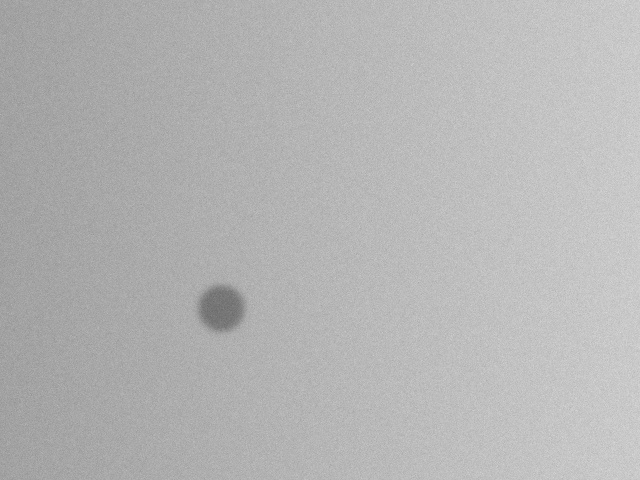
#> input picture ComputerVision/phase_1/qc_test_dataset/qc_test_dataset/images/07_stain.jpg, 640 x 480 px, found by its file name
$ python capstone_phase1_opt.py
#> lines starting #> are read from the running program, lines starting #| are printed output that depends on the picture; after the words box and inside, x2 and y2 are one past the last pixel; in counts of white or black regions, pixels touching at a corner belong together
"""
QC Image Preprocessing Pipeline - Optimized Version
Features:
- Type hints for better readability
- Configurable parameters
- Optimized performance
- Better error handling
- Modular design
- Comprehensive logging
"""

import cv2
import numpy as np
from typing import Tuple, List, Dict, Optional, Union
from dataclasses import dataclass, field
from pathlib import Path
import logging

# ============================================================================
# CONFIGURATION
# ============================================================================

@dataclass
class ThresholdConfig:
    """Configuration for threshold-based defect detection"""
    clahe_clip_limit: float = 1.0
    clahe_tile_size: Tuple[int, int] = (8, 8)
    blur_kernel: Tuple[int, int] = (9, 9)
    morph_kernel: Tuple[int, int] = (9, 9)
    morph_iterations: int = 1
    min_area: int = 300
    max_area_ratio: float = 0.08  # % of image area
    adaptive_block_size: int = 51
    adaptive_c: int = 10
    lighting_grid: int = 4
    lighting_std_threshold: float = 8.0


@dataclass
class CannyConfig:
    """Configuration for edge-based defect detection"""
    blur_kernel: Tuple[int, int] = (9, 9)
    threshold1: int = 10
    threshold2: int = 30
    morph_kernel: Tuple[int, int] = (7, 7)
    morph_iterations: int = 2
    min_area: int = 50


@dataclass
class DebugConfig:
    """Debug output configuration"""
    save_debug: bool = False
    prefix: str = "debug"
    show_preview: bool = False


@dataclass
class Defect:
    """Defect information container"""
    area_px: float
    bbox: Tuple[int, int, int, int]  # x, y, w, h
    perimeter_px: float
    contour: np.ndarray
    centroid: Optional[Tuple[float, float]] = None
    circularity: Optional[float] = None

    def __post_init__(self):
        """Calculate additional features if not provided"""
        if self.centroid is None:
            M = cv2.moments(self.contour)
            if M['m00'] != 0:
                self.centroid = (M['m10'] / M['m00'], M['m01'] / M['m00'])

        if self.circularity is None and self.perimeter_px > 0:
            self.circularity = (4 * np.pi * self.area_px) / (self.perimeter_px ** 2)
            # (4 * pi * pi * r^2) / (2 * pi * r)^2 = 1 - Hình tròn
            # Hình vuông: (4 * a^2) / (4a)^2 = 0.25

@dataclass
class PipelineResult:
    """Pipeline result container"""
    gray: np.ndarray
    binary: Optional[np.ndarray] = None
    defects: List[Defect] = field(default_factory=list)
    # Trong Python nếu khai báo defects: List[Defect] = []
    # Nó sẽ chỉ được tạo ra đúng 1 lần duy nhất trên RAM lúc Python biên dịch file.
    # Sau này nếu có nhiều Object PipelineResult thì nó cũng chỉ ghi vào 1 defect List duy nhất => Sai logic
    # Vì thế ta dùng field(default_factory=list) để tạo instance riêng cho mỗi object
    method_used: str = ""
    processing_time: float = 0.0
    is_defective: bool = False
    metadata: Dict = field(default_factory=dict)


# ============================================================================
# LOGGING SETUP
# ============================================================================

def setup_logger(level: int = logging.INFO) -> logging.Logger:
    """Setup logger with consistent formatting"""
#> in qc_pipeline, gray is the input picture: shape (480, 640); min 104, max 225, mean 180.7
    logger = logging.getLogger('QC_Pipeline')
    logger.setLevel(level)

    if not logger.handlers:
        handler = logging.StreamHandler()
        formatter = logging.Formatter(
            '%(asctime)s - %(name)s - %(levelname)s - %(message)s'
        )
        handler.setFormatter(formatter)
        logger.addHandler(handler)

    return logger


logger = setup_logger()


# ============================================================================
# UTILITY FUNCTIONS
# ============================================================================

def is_lighting_uneven(
    gray: np.ndarray,
    grid: int = 4,
    std_threshold: float = 8.0
) -> bool:
    """
    Detect if lighting is uneven across the image.

    Args:
        gray: Grayscale image
        grid: Number of grid divisions
        std_threshold: Standard deviation threshold

    Returns:
        True if lighting is uneven
    """
#> called with grid = 4, std_threshold = 8
    h, w = gray.shape
#> h = 480; w = 640
    grid_h, grid_w = h // grid, w // grid
#> grid_h = 120; grid_w = 160

    # Vectorized computation for better performance
    means = []
    for i in range(grid):
        for j in range(grid):
            y0, y1 = i * grid_h, (i + 1) * grid_h
            x0, x1 = j * grid_w, (j + 1) * grid_w
            # Use faster mean calculation
            means.append(np.mean(gray[y0:y1, x0:x1]))
#> after the loop, means = [166, 176, 186, 196, 165.9, 176, 186, 196, 165.9, 171, 186.1, 196, 166, 176, 186, 196.1]

    return float(np.std(means)) > std_threshold


def apply_clahe(
    gray: np.ndarray,
    clip_limit: float = 1.0,
    tile_size: Tuple[int, int] = (8, 8)
) -> np.ndarray:
    """Apply CLAHE contrast enhancement"""
    clahe = cv2.createCLAHE(clipLimit=clip_limit, tileGridSize=tile_size)
    return clahe.apply(gray)


def apply_blur(
    gray: np.ndarray,
    kernel: Tuple[int, int] = (5, 5),
    sigma: float = 0
) -> np.ndarray:
    """Apply Gaussian blur"""
    return cv2.GaussianBlur(gray, kernel, sigma)


def apply_morphology(
    binary: np.ndarray,
    kernel_size: Tuple[int, int],
    operation: int,
    iterations: int = 1
) -> np.ndarray:
    """Apply morphological operation"""
    kernel = np.ones(kernel_size, np.uint8)
    return cv2.morphologyEx(binary, operation, kernel, iterations=iterations)


def compute_defect_features(cnt: np.ndarray) -> Dict:
    """
    Compute defect features from contour

    Returns:
        Dictionary with area, bbox, perimeter, centroid
    """
    area = cv2.contourArea(cnt)
    x, y, w, h = cv2.boundingRect(cnt)
    perimeter = cv2.arcLength(cnt, True)

    # Compute centroid
    M = cv2.moments(cnt)
    if M['m00'] != 0:
        cx, cy = M['m10'] / M['m00'], M['m01'] / M['m00']
    else:
        cx, cy = x + w / 2, y + h / 2

    return {
        'area': area,
        'bbox': (x, y, w, h),
        'perimeter': perimeter,
        'centroid': (cx, cy)
    }


# ============================================================================
# MAIN PIPELINE
# ============================================================================

def qc_pipeline(
    image_path: Union[str, Path],
    mode: str = 'threshold',
    config: Optional[Dict] = None,
    debug_config: Optional[DebugConfig] = None
) -> PipelineResult:
    """
    Optimized QC Pipeline for defect detection.

    Args:
        image_path: Path to input image
        mode: 'threshold' for blob defects, 'canny' for edge defects
        config: Configuration dictionary (uses defaults if None)
        debug_config: Debug configuration

    Returns:
        PipelineResult containing defects and metadata
    """
    import time
    start_time = time.time()

    # Load configuration
    if config is None:
        config = {}

    if mode == 'threshold':
        cfg = ThresholdConfig(**config.get('threshold', {}))
    elif mode == 'canny':
        cfg = CannyConfig(**config.get('canny', {}))
    else:
        raise ValueError(f"Invalid mode: {mode}. Use 'threshold' or 'canny'")

    # Setup debug
    if debug_config is None:
        debug_config = DebugConfig()

    # ========================================================================
    # STEP 1: Load Image
    # ========================================================================
    gray = cv2.imread(str(image_path), cv2.IMREAD_GRAYSCALE)
    if gray is None:
        raise FileNotFoundError(f"Cannot read image: {image_path}")

    logger.info(f"Loaded image: {image_path}, shape: {gray.shape}")

    # ========================================================================
    # STEP 2: Process based on mode
    # ========================================================================
    binary = None
    defects = []
    contours = []
    method_used = ""

    if mode == 'threshold':
        binary, defects, method_used = _process_threshold(
            gray, cfg, debug_config
        )
    else:  # canny
        binary, defects, method_used = _process_canny(
            gray, cfg, debug_config
        )

    # ========================================================================
    # STEP 3: Prepare result
    # ========================================================================
    result = PipelineResult(
        gray=gray,
        binary=binary,
        defects=defects,
        method_used=method_used,
        processing_time=time.time() - start_time,
        is_defective=len(defects) > 0,
        metadata={
            'image_shape': gray.shape,
            'mode': mode,
            'defect_count': len(defects),
            'config': config
        }
    )

    logger.info(f"Pipeline completed: {len(defects)} defects found in {result.processing_time:.3f}s")

    # Save debug images if requested
    if debug_config.save_debug:
        _save_debug_images(gray, binary, result, debug_config.prefix)

    if debug_config.show_preview:
        _show_preview(result)

    return result


def _process_threshold(
    gray: np.ndarray,
    cfg: ThresholdConfig,
    debug_config: DebugConfig
) -> Tuple[np.ndarray, List[Defect], str]:
    """Process image using threshold-based method"""
    logger.debug("Processing with threshold method")

    # Step 1: Enhance contrast
    enhanced = apply_clahe(gray, cfg.clahe_clip_limit, cfg.clahe_tile_size)
    logger.debug("CLAHE applied")

    # Step 2: Blur to reduce noise
    blurred = apply_blur(enhanced, cfg.blur_kernel)
    logger.debug(f"Blur applied: {cfg.blur_kernel}")

    # Step 3: Choose threshold method
    uneven = is_lighting_uneven(
        gray,
        grid=cfg.lighting_grid,
        std_threshold=cfg.lighting_std_threshold
    )
#> uneven = True

    if uneven:
        binary = cv2.adaptiveThreshold(
            blurred, 255,
            cv2.ADAPTIVE_THRESH_GAUSSIAN_C,
            cv2.THRESH_BINARY,
            blockSize=cfg.adaptive_block_size,
            C=cfg.adaptive_c
        )
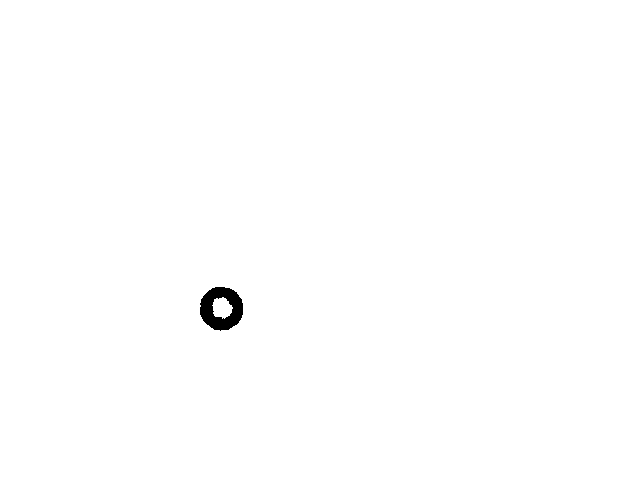
#> binary: shape (480, 640); 99.6% white; 1 black region, box (x1, y1, x2, y2) and area: (200, 287, 243, 331) 1166
        method_used = f"adaptive (blockSize={cfg.adaptive_block_size})"
        logger.info(f"Lighting uneven detected → Using adaptive threshold")
    else:
        _, binary = cv2.threshold(
            blurred, 0, 255,
            cv2.THRESH_BINARY + cv2.THRESH_OTSU
        )
        method_used = "otsu"
        logger.info("Lighting uniform → Using Otsu threshold")

    # Step 4: Morphological cleaning
    binary_cleaned = apply_morphology(
        binary,
        cfg.morph_kernel,
        cv2.MORPH_OPEN,
        cfg.morph_iterations
    )
#> in apply_morphology, `return cv2.morphologyEx(binary, operation, kernel, iterations=iteratio..`: returned value: shape (480, 640); 99.6% white; 1 black region
    logger.debug("Morphological opening applied")

    # Step 5: Extract defects (check both polarities)
    img_area = gray.shape[0] * gray.shape[1]
#> img_area = 307200
    max_area = int(img_area * cfg.max_area_ratio)
#> max_area = 24576

    defects = _extract_defects_from_binary(
        binary_cleaned,
        cfg.min_area,
        max_area
    )
#> in _extract_defects_from_binary, `contours, _ = cv2.findContours( binary, cv2.RETR_EXTERNAL, cv2.CHAIN_A..`: contours = [[[0, 0], [0, 479], [639, 479], [639, 0]]]
#> the loop in _extract_defects_from_binary, `for cnt in contours:` made 1 pass
#> cnt on pass 1: [[0, 0], [0, 479], [639, 479], [639, 0]]
#> after the loop in _extract_defects_from_binary, `for cnt in contours:`: defects = []
#> defects = []

    # Also check inverted binary
    defects_inv = _extract_defects_from_binary(
        cv2.bitwise_not(binary_cleaned),
        cfg.min_area,
        max_area
    )
#> in _extract_defects_from_binary (call 2), `contours, _ = cv2.findContours( binary, cv2.RETR_EXTERNAL, cv2.CHAIN_A..`: contours = 1 contour; box (x1, y1, x2, y2) and area: (200, 287, 243, 331) 1430
#> in _extract_defects_from_binary (call 2), `contours, _ = cv2.findContours( binary, cv2.RETR_EXTERNAL, cv2.CHAIN_A..`: binary: shape (480, 640); 0.39% white; 1 white region, box (x1, y1, x2, y2) and area: (200, 287, 243, 331) 1198
#> the loop in _extract_defects_from_binary (call 2), `for cnt in contours:` made 1 pass
#> (x in compute_defect_features, y in compute_defect_features, w in compute_defect_features, h in compute_defect_features, perimeter in compute_defect_features, cx in compute_defect_features, cy in compute_defect_features) on pass 1: (200, 287, 43, 44, 141.9, 221, 308.1)
#> defects_inv = 1 item
#> in qc_pipeline, `binary, defects, method_used = _process_threshold( gray, cfg, debug_co..`: method_used = 'adaptive (blockSize=51)'
#| Found 1 defects
    defects.extend(defects_inv)

    logger.info(f"Found {len(defects)} defects (min_area={cfg.min_area}, max_area={max_area})")

    return binary_cleaned, defects, method_used


# [35 lines left out: function _process_canny, not called in this run]


def _extract_defects_from_binary(
    binary: np.ndarray,
    min_area: float,
    max_area: float
) -> List[Defect]:
    """Extract defects from binary image with area filtering"""
    defects = []

    contours, _ = cv2.findContours(
        binary,
        cv2.RETR_EXTERNAL,
        cv2.CHAIN_APPROX_SIMPLE
    )

    for cnt in contours:
        area = cv2.contourArea(cnt)
        if area > min_area and area < max_area:
            features = compute_defect_features(cnt)
            defect = Defect(
                area_px=features['area'],
                bbox=features['bbox'],
                perimeter_px=features['perimeter'],
                contour=cnt,
                centroid=features['centroid']
            )
            defects.append(defect)

    return defects


# [41 lines left out: functions _save_debug_images, _show_preview, not called in this run]


# ============================================================================
# CONVENIENCE FUNCTIONS
# ============================================================================

def draw_defects(
    image_path: Union[str, Path],
    result: PipelineResult,
    output_path: Union[str, Path] = "result_annotated.jpg",
    show_labels: bool = True
) -> str:
    """
    Draw defects on original image with bounding boxes and labels.

    Args:
        image_path: Original image path
        result: PipelineResult from qc_pipeline
        output_path: Output image path
        show_labels: Whether to show area/perimeter labels

    Returns:
        Path to saved annotated image
    """
#> called with output_path = 'output.jpg', show_labels = True
    img = cv2.imread(str(image_path))
    if img is None:
        raise FileNotFoundError(f"Cannot read image: {image_path}")

    # Draw contours in green
    contours = [d.contour for d in result.defects]
    if contours:
        cv2.drawContours(img, contours, -1, (0, 255, 0), 2)
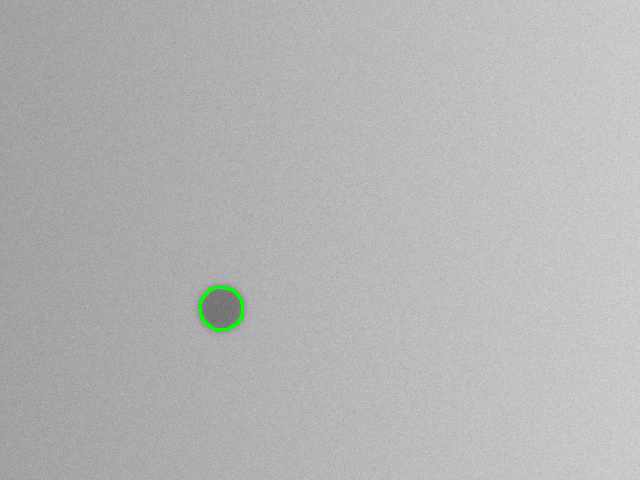
#> img: shape (480, 640, 3); 0.15% of pixels changed, all inside (x1, y1, x2, y2) = (199, 286, 244, 332)

    # Draw bounding boxes in red with labels
    for defect in result.defects:
        x, y, w, h = defect.bbox
        cv2.rectangle(img, (x, y), (x+w, y+h), (0, 0, 255), 2)

        if show_labels:
            label = f"{defect.area_px:.0f}px"
            if defect.circularity:
                label += f" | C:{defect.circularity:.2f}"

            cv2.putText(
                img,
                label,
                (x, y - 5),
                cv2.FONT_HERSHEY_SIMPLEX,
                0.5,
                (0, 0, 255),
                1
            )
#> this loop made 1 pass
#> label on pass 1: '1430px | C:0.89'
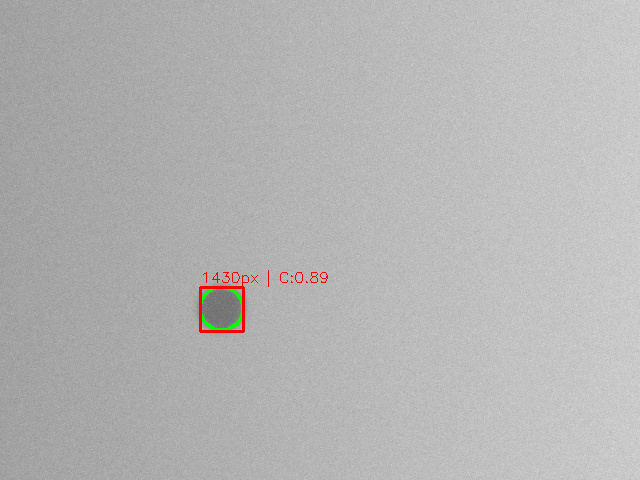
#> img: shape (480, 640, 3); 0.26% of pixels changed, all inside (x1, y1, x2, y2) = (199, 270, 328, 333)

    cv2.imwrite(str(output_path), img)
    logger.info(f"Annotated image saved to: {output_path}")

    return str(output_path)


# ============================================================================
# USAGE EXAMPLES
# ============================================================================

if __name__ == "__main__":
    # Example 1: Basic usage
    result = qc_pipeline(
        image_path=r"D:\ai_foundation\ComputerVision\phase_1\qc_test_dataset\qc_test_dataset\images\07_stain.jpg",
        mode='threshold'
    )
    print(f"Found {len(result.defects)} defects")

    # [16 lines of commented-out code are left out]
    draw_defects(r"D:\ai_foundation\ComputerVision\phase_1\qc_test_dataset\qc_test_dataset\images\07_stain.jpg", result, "output.jpg")

    # [5 lines of commented-out code are left out]
